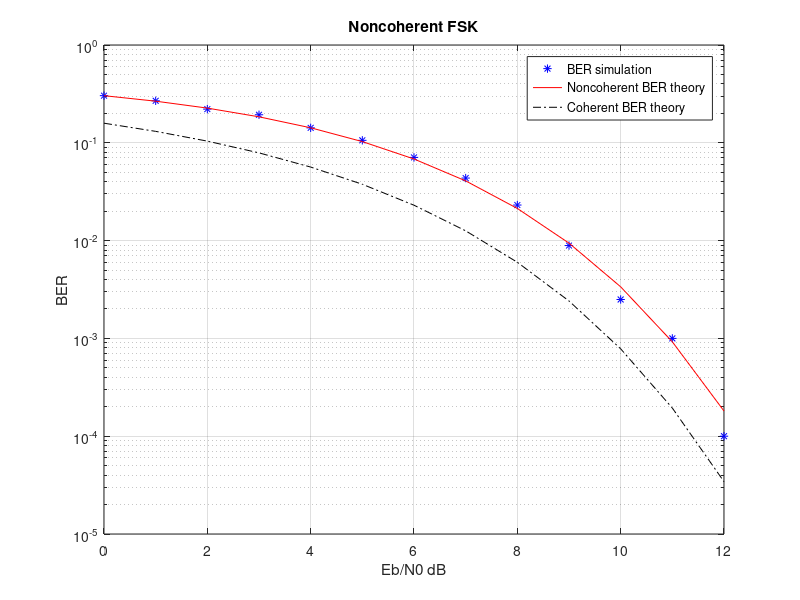

This chart was generated by the following MATLAB code:
close all;clear;clc ; 
%###############################
Ts = 1 ;
step=0.01;
t = 0:step:(Ts-step) ;
t_length = length(t);
Rs = 1./Ts ;
number_of_bits = 10000 ;
%##############################
sent_signal=zeros(1,t_length*number_of_bits);
received_signal=zeros(1,t_length*number_of_bits);
ss=1;
%###############################
%BFSK Signals
f1 = 1 ;
f2 = 2 ;
rand_ph=randn(1,1)*pi;

signal_1 = cos(2.*pi.*f1.*t+rand_ph) ;
signal_11 = signal_1';  
signal_2 = cos(2.*pi.*f2.*t+rand_ph) ;
signal_22 = signal_2';   
%###############################
cos_1=cos(2.*pi.*f1.*t) ;
cos_11=cos_1';
sin_1=sin(2.*pi.*f1.*t) ;
sin_11=sin_1';
cos_2=cos(2.*pi.*f2.*t) ;
cos_22=cos_2';
sin_2=sin(2.*pi.*f2.*t) ;
sin_22=sin_2';
%###############################
k = 0 ;
Eb_N0_dB = 0:12;
BER_simulation = zeros(1,length(Eb_N0_dB)) ;
BER_theorical = zeros(1,length(Eb_N0_dB)) ;
BER_theorical_coherent = zeros(1,length(Eb_N0_dB)) ;
%###############################
%TX
tx_bit_stream = randi([0 1],1,number_of_bits);
tx_signal = zeros(t_length,number_of_bits) ;
    
    for ii = 1:1:number_of_bits
        for m = 1:t_length
            if(tx_bit_stream(1,ii) == 1)
                tx_signal(m,ii) = signal_22(m,1) ;
            elseif(tx_bit_stream(1,ii) == 0)
                tx_signal(m,ii) = signal_11(m,1) ;
            end
        end
    end
%###############################

for Eb_N0_dB = 0:12
    Eb=sum(signal_2.^2);
    Eb_N0 = 10.^(Eb_N0_dB./10) ;
    N0 = Eb./Eb_N0 ;
    k=k+1 ;  
    %##########################
    %AWGN
    noise = (sqrt(N0./2).*randn (t_length,number_of_bits));
    rx_signal = tx_signal+noise ;
    
    %##########################
    %RX
    rx_bit_demodulation = zeros(1,number_of_bits) ;
    for jj = 1:1:number_of_bits
        R1=(sum(rx_signal(:,jj).*cos_11)^2)+(sum(rx_signal(:,jj).*sin_11)^2);
        R2=(sum(rx_signal(:,jj).*cos_22)^2)+(sum(rx_signal(:,jj).*sin_22)^2);
        if (R2>R1)
            rx_bit_demodulation(1,jj) = 1 ;
        end
    end
    %###########################
    %BER
    BER_simulation(1,k) = numel(1,xor(tx_bit_stream,rx_bit_demodulation))./number_of_bits ;
    BER_theorical(1,k) = 0.5*exp(-0.5*Eb_N0);
    BER_theorical_coherent(1,k)=qfunc(sqrt(Eb_N0)) ;
end
%#########################################33
for a = 1:number_of_bits
    for b = 1:t_length
        sent_signal(1,ss)=tx_signal(b,a);
        received_signal(1,ss)=rx_signal(b,a);
        ss=ss+1;
    end
end
%############################
% Ber PLOT
Eb_N0_dB = 0:12 ;
figure(1);
semilogy(Eb_N0_dB,BER_simulation,'b*')
hold on ;
semilogy(Eb_N0_dB,BER_theorical,'r',Eb_N0_dB,BER_theorical_coherent,'k-.')
legend('BER simulation','Noncoherent BER theory','Coherent BER theory') ;
xlabel('Eb/N0 dB') ;ylabel('BER') ;title('Noncoherent FSK') ;grid on ;
%############################
if(t_length*number_of_bits <= 1000)
    figure(2);
    plot(sent_signal);
    xlabel('t*number of bits') ;ylabel('sent signal');
    figure(3);
    plot(received_signal);
    xlabel('t*number of bits') ;ylabel('received signal');
end



